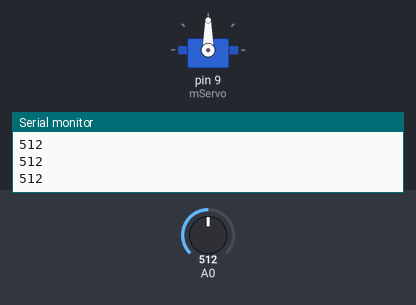
A sketch run on a simulated Arduino Uno, built with avr-gcc and run on an emulated ATmega328P. On the bench: servo, the last lines printed to the serial monitor. The test bench sets the inputs (shaded band); at power-on: A0 = 512.

Above: at 1.2 s.
1.3 s: A0 set to 716
At 2.5 s:
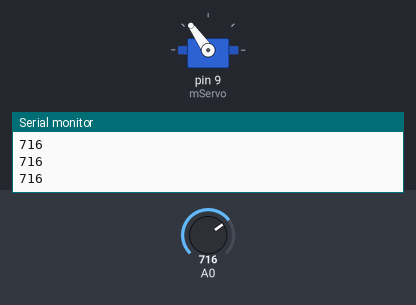
2.8 s: A0 set to 900
At 4.0 s:
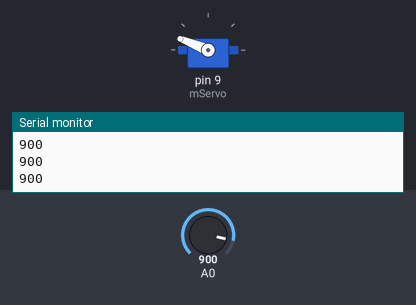
4.3 s: A0 set to 1023
At 5.3 s:
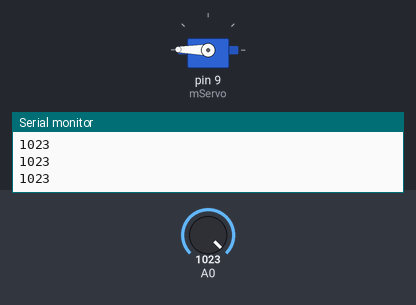
5.8 s: A0 set to 306
At 6.5 s:
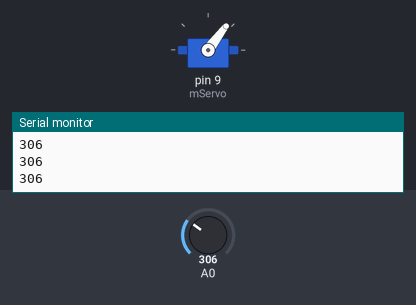
7.3 s: A0 set to 122
At 8.5 s:
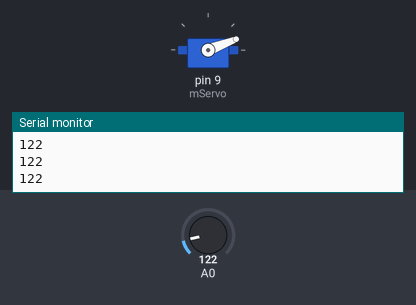
8.8 s: A0 set to 0
At 9.7 s:
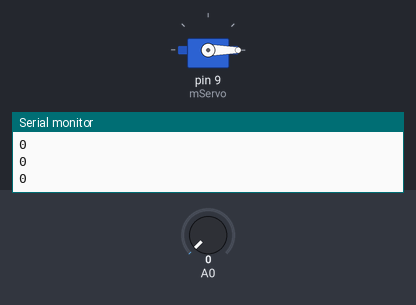
Timing chart, 0 to 11.3 s (numbered marks = the images above; inputs shaded):
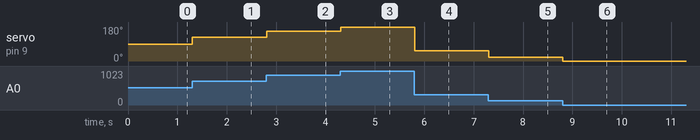

Measured:
- after the input at 1.3 s, servo on pin 9 (mServo): 90° → 125° at once
- after the input at 2.8 s, servo on pin 9 (mServo): 125° → 158° at once
- after the input at 4.3 s, servo on pin 9 (mServo): 158° → 179° at once
- after the input at 5.8 s, servo on pin 9 (mServo): 179° → 53° at once
- after the input at 7.3 s, servo on pin 9 (mServo): 53° → 21° at once
- after the input at 8.8 s, servo on pin 9 (mServo): 21° → 0° at once

The sketch:

sketch_jun15a.ino
```cpp
#include <Servo.h>
#include<MsTimer2.h>
#include<math.h>
Servo mServo;

void setup() {
  MsTimer2::set(5,sample);
  MsTimer2::start();
  Serial.begin(9600);
  mServo.attach(9);
}

void sample(){
  long val=analogRead(0);
  Serial.println(val);
  mServo.write(val*180/1024);
}

void loop() {

float samplerate=500;
float freq=50;
float q=1/pow(2,1/2);
float omega = 2.0f*3.14159265f*freq/samplerate;
float alpha = sin(omega) / (2.0f * q);

float a0 =  1.0f + alpha;
float a1 = -2.0f * cos(omega);
float a2 =  1.0f - alpha;
float b0 = (1.0f - cos(omega)) / 2.0f;
float b1 =  1.0f - cos(omega);
float b2 = (1.0f - cos(omega)) / 2.0f;

int size;
 for(int i = 0; i < size; i++)
{
float input[size];
input[size]=analogRead(0);
float output[size];
float in1, in2, out1, out2=0;
  output[i] = b0/a0 * input[i] + b1/a0 * in1  + b2/a0 * in2
                               - a1/a0 * out1 - a2/a0 * out2;

  in2  = in1;       // 2つ前の入力信号を更新
  in1  = input[i];  // 1つ前の入力信号を更新

  out2 = out1;      // 2つ前の出力信号を更新
  out1 = output[i]; // 1つ前の出力信号を更新

  }

}
```
